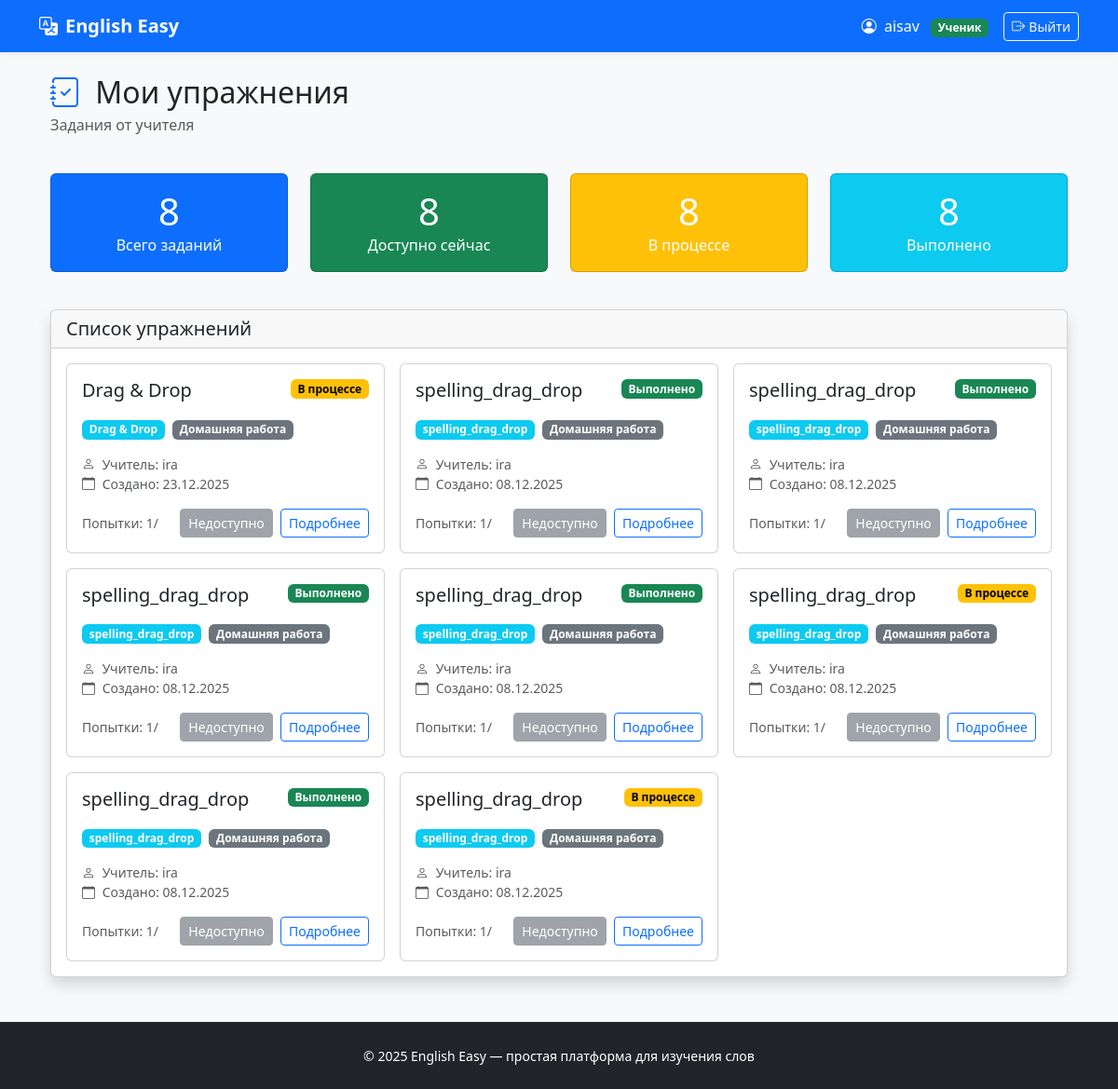
The page /exercises/my/ (signed in) on the database as committed earlier.
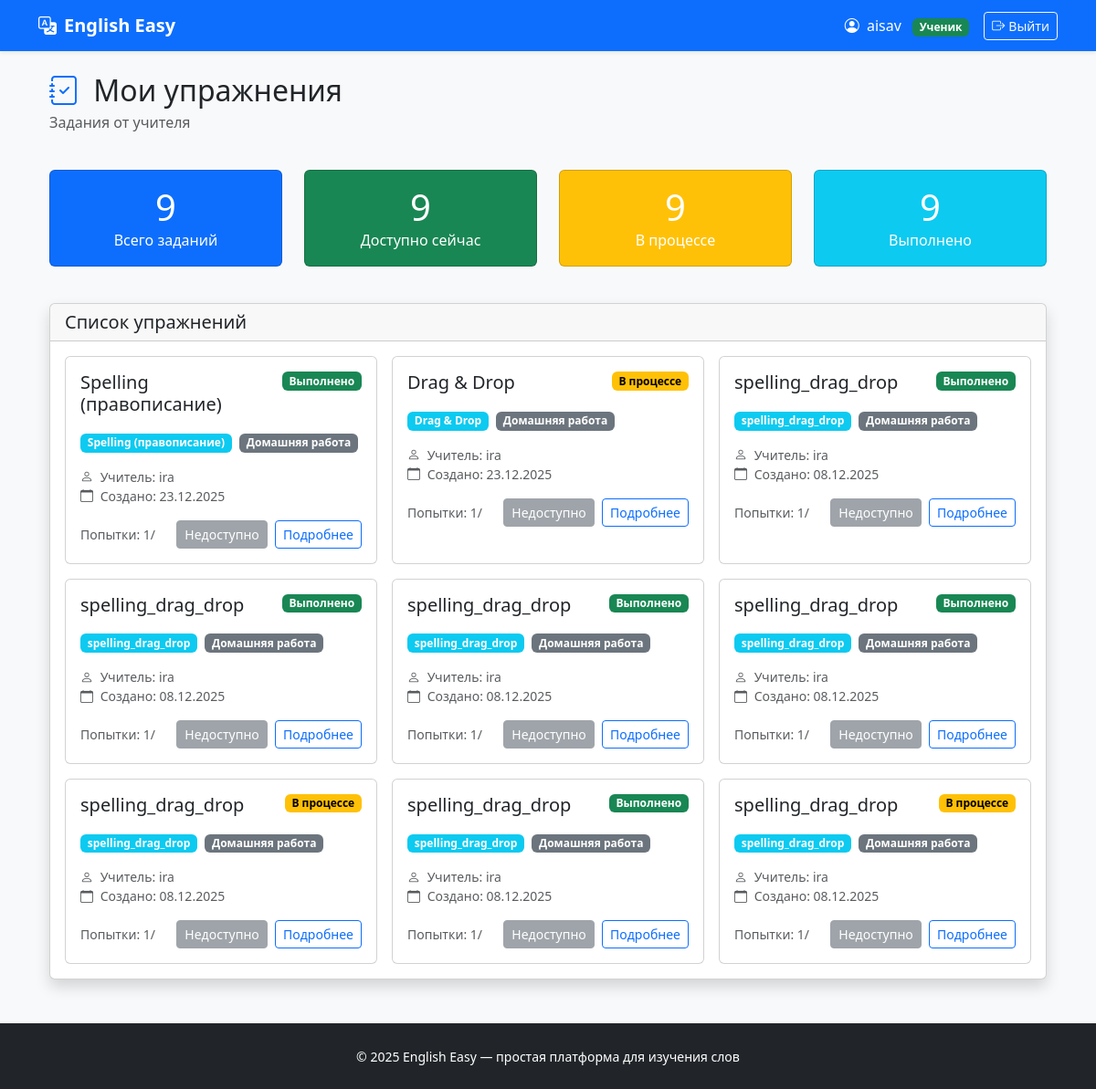
The same page on the database as committed later.
### exercises/models.py (models this page shows, shortened)
class Exercise(models.Model):
    ASSIGNMENT_TYPE_CHOICES = [
        ('homework', 'Домашняя работа'),
        ('classwork', 'Работа на уроке'),
        ('test', 'Контрольная работа'),
    ]
    STATUS_CHOICES = [
        ('not_started', 'Не начато'),
        ('in_progress', 'В процессе'),
        ('completed', 'Выполнено'),
        ('graded', 'Проверено'),
    ]
    description = models.TextField('Описание', blank=True)
    student = models.ForeignKey(
        settings.AUTH_USER_MODEL,
        on_delete=models.CASCADE,
        related_name='exercises',
        limit_choices_to={'role': 'student'},
        verbose_name='Ученик'
    )
    teacher = models.ForeignKey(
        settings.AUTH_USER_MODEL,
        on_delete=models.CASCADE,
        related_name='created_exercises',
        limit_choices_to={'role': 'teacher'},
        verbose_name='Учитель'
    )
    assignment_type = models.CharField(
        'Тип задания',
        max_length=20,
        choices=ASSIGNMENT_TYPE_CHOICES,
        default='homework'
    )
    status = models.CharField(
        'Статус',
        max_length=20,
        choices=STATUS_CHOICES,
        default='not_started'
    )
    attempts = models.IntegerField('Количество попыток', default=0)
    created_at = models.DateTimeField('Создано', auto_now_add=True)
    updated_at = models.DateTimeField('Обновлено', auto_now=True)
    due_date = models.DateTimeField('Срок выполнения', null=True, blank=True)
    completed_at = models.DateTimeField('Завершено', null=True, blank=True)
    teacher_comment = models.TextField('Комментарий учителя', blank=True)
    exercise_type = models.CharField('Тип упражнения', max_length=50, default='drag_drop')
    class Meta:
        verbose_name = 'Упражнение'
        verbose_name_plural = 'Упражнения'
        ordering = ['-created_at']
    def is_overdue(self):
        if self.due_date and timezone.now() > self.due_date:
            return True
        return False
    def get_exercise_type_display(self):
        if self.exercise_type == 'spelling':
            return 'Spelling (правописание)'
        elif self.exercise_type == 'drag_drop':
            return 'Drag & Drop'
        elif self.exercise_type == 'letter_soup':
            return 'Буквенный суп'
        else:
            return self.exercise_type
    def get_assignment_type_display(self):
        return dict(self.ASSIGNMENT_TYPE_CHOICES).get(self.assignment_type, self.assignment_type)

### users/models.py (models this page shows, shortened)
class User(AbstractUser):
    ROLE_CHOICES = (
        ('teacher', 'Учитель'),
        ('student', 'Ученик'),
    )
    role = models.CharField(max_length=10, choices=ROLE_CHOICES, default='student')
    def is_teacher(self):
        return self.role == 'teacher'
    def is_student(self):
        return self.role == 'student'

### exercises/views.py (the view)
# urls.py: path('my/', views.student_exercises_list, name='my_exercises'),
@login_required
def student_exercises_list(request):
    if not request.user.is_student():
        return redirect('dashboard:home')
    exercises = Exercise.objects.filter(student=request.user)
    return render(request, 'exercises/my.html', {
        'exercises': exercises,
        'now': timezone.now(),
    })

### exercises/templates/exercises/my.html (shortened to what the changed rows need)
{% extends 'base.html' %}
{% block content %}
<div class="container-fluid">
    <div class="row mb-4">
        <div class="col">
            <h1 class="h2 mb-1">
                <i class="bi bi-journal-check text-primary me-2"></i>
                Мои упражнения
            </h1>
        </div>
    </div>
    <div class="row mb-4">
        <div class="col-md-3 mb-3">
            <div class="card bg-primary text-white">
                <div class="card-body text-center">
                    <div class="h1 mb-0">{{ exercises.count }}</div>
                    <p class="mb-0">Всего заданий</p>
                </div>
            </div>
        </div>
        <div class="col-md-3 mb-3">
            <div class="card bg-success text-white">
                <div class="card-body text-center">
                    <div class="h1 mb-0">{{ exercises|length|default:0 }}</div>
                    <p class="mb-0">Доступно сейчас</p>
                </div>
            </div>
        </div>
        <div class="col-md-3 mb-3">
            <div class="card bg-warning text-white">
                <div class="card-body text-center">
                    <div class="h1 mb-0">{{ exercises.count }}</div>
                    <p class="mb-0">В процессе</p>
                </div>
            </div>
        </div>
        <div class="col-md-3 mb-3">
            <div class="card bg-info text-white">
                <div class="card-body text-center">
                    <div class="h1 mb-0">{{ exercises.count }}</div>
                    <p class="mb-0">Выполнено</p>
                </div>
            </div>
        </div>
    </div>
    <div class="card shadow">
        <div class="card-body">
            {% if exercises %}
                <div class="row g-3">
                    {% for exercise in exercises %}
                        <div class="col-md-6 col-lg-4">
                            <div class="card h-100 {% if exercise.is_overdue %}border-danger{% endif %}">
                                <div class="card-body">
                                    <div class="d-flex justify-content-between align-items-start mb-2">
                                        <div>
                                            <h5 class="card-title">{{ exercise.get_exercise_type_display }}</h5>
                                        </div>
                                        <span class="badge bg-{{ exercise.status }}">
                                            {{ exercise.get_status_display }}
                                        </span>
                                    </div>
                                    <div class="mb-3">
                                        <span class="badge bg-info me-1">
                                            {{ exercise.get_exercise_type_display }}
                                        </span>
                                        <span class="badge bg-secondary me-1">
                                            {{ exercise.get_assignment_type_display }}
                                        </span>
                                    </div>
                                    <div class="mb-3">
                                        <small class="text-muted d-block">
                                            <i class="bi bi-person me-1"></i>
                                            Учитель: {{ exercise.teacher.get_full_name|default:exercise.teacher.username }}
                                        </small>
                                        <small class="text-muted d-block">
                                            <i class="bi bi-calendar me-1"></i>
                                            Создано: {{ exercise.created_at|date:"d.m.Y" }}
                                        </small>
                                    </div>
                                    <div class="d-flex justify-content-between align-items-center">
                                        <div>
                                            <small class="text-muted">
                                                Попытки: {{ exercise.attempts }}/{{ exercise.max_attempts }}
                                            </small>
                                        </div>
                                        <div>
                                            {% if exercise.can_attempt %}
                                                <a href="{% url 'exercises:do_exercise' exercise.id %}"
                                                   class="btn btn-sm btn-primary">
                                                    {% if exercise.status == 'not_started' %}
                                                        Начать
                                                    {% else %}
                                                        Продолжить
                                                    {% endif %}
                                                </a>
                                            {% else %}
                                                <button class="btn btn-sm btn-secondary" disabled>
                                                    Недоступно
                                                </button>
                                            {% endif %}
                                            <a href="{% url 'exercises:exercise_detail' exercise.id %}"
                                               class="btn btn-sm btn-outline-primary ms-1">
                                                Подробнее
                                            </a>
                                        </div>
                                    </div>
                                </div>
                            </div>
                        </div>
                    {% endfor %}
                </div>
            {% else %}
                <div class="text-center py-5">
                    <i class="bi bi-journal-x display-1 text-muted mb-3"></i>
                    <h4>Нет заданий</h4>
                    <p class="text-muted">Ваш учитель ещё не создал для вас упражнений</p>
                </div>
            {% endif %}
        </div>
    </div>
</div>
{% endblock %}

Rows that differ between the two databases and show on the page:
added Exercise: exercise_type "Spelling (правописание)", status "Выполнено", assignment_type "Домашняя работа", teacher.get_full_name "ira", created_at "23.12.2025", attempts "1"
Other text that changed with them:
{{ exercises.count }}: "8" → "9"
{{ exercises|length|default:0 }}: "8" → "9"
